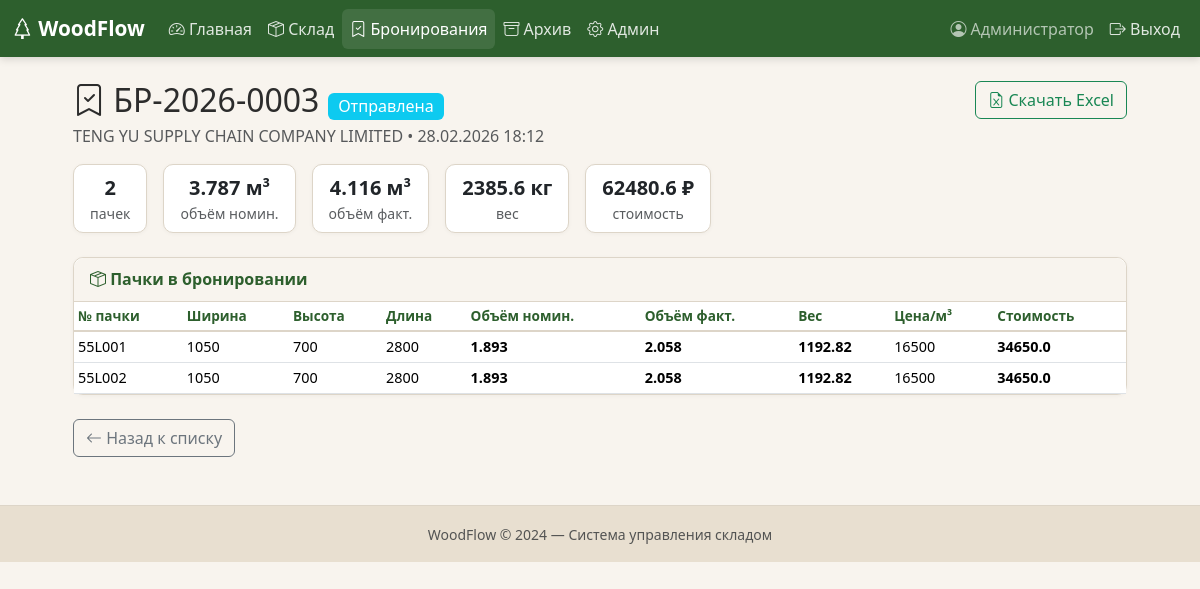
The app's page /bookings/3 (signed in) with its own data.
### models.py (models this page shows, shortened)
class User(UserMixin, db.Model):
    __tablename__ = "users"
    id = db.Column(db.Integer, primary_key=True)
    username = db.Column(db.String(80), unique=True, nullable=False)
    password_hash = db.Column(db.String(256), nullable=False)
    full_name = db.Column(db.String(150), default="")
    is_admin = db.Column(db.Boolean, default=False)
    is_active_user = db.Column(db.Boolean, default=True)
    created_at = db.Column(db.DateTime, default=datetime.now(UTC))
    @property
    def is_active(self):
        return self.is_active_user

class Booking(db.Model):
    __tablename__ = "bookings"
    id = db.Column(db.Integer, primary_key=True)
    number = db.Column(db.String(50), unique=True, nullable=False)
    company_name = db.Column(db.String(150), default="")
    adres = db.Column(db.String(250), default="")
    status = db.Column(db.String(20), default="активная")      # активная / отправлена / отменена
    notes = db.Column(db.Text, default="")
    created_at = db.Column(db.DateTime, default=datetime.now(UTC))
    created_by = db.Column(db.Integer, db.ForeignKey("users.id"))
    price_per_m3 = db.Column(db.Float, default=0)  # руб
    contract = db.Column(db.String(50), default="")
    packs = db.relationship("WoodPack", backref="booking", lazy=True)
    shipment = db.relationship("Shipment", backref="booking", uselist=False)
    @property
    def total_volume_nominal_for_tam(self):
        return round(sum(p.volume_nominal_for_tam for p in self.packs), 4)
    @property
    def total_volume_fact_for_tam(self):
        return round(sum(p.volume_fact_for_tam for p in self.packs), 4)
    @property
    def total_weight_nominal_for_tam(self):
        return self.total_volume_nominal_for_tam * pl
    @property
    def total_price(self):
        return round(self.total_volume_nominal_for_tam * self.price_per_m3 , 2)
    @property
    def pack_count(self):
        return len(self.packs)

class WoodPack(db.Model):
    __tablename__ = "wood_packs"
    id = db.Column(db.Integer, primary_key=True)
    number_pac = db.Column(db.String(16), default="", nullable=False)  # номер пачки
    grade = db.Column(db.String(5), default="")  # сорт
    width_fact_for_tam = db.Column(db.Float, nullable=False)  # мм ширина пачки
    width_fact_for_pok = db.Column(db.Float, nullable=True)  # мм ширина доски
    thickness_fact_for_tam = db.Column(db.Float, nullable=False)  # мм толщина пачки
    thickness_fact_for_pok = db.Column(db.Float, nullable=True)  # мм толщина доски
    length_nominal = db.Column(db.Float, nullable=True)  # мм длина доски
    length_fact = db.Column(db.Float, nullable=True)  # мм длина доски
    length_pack = db.Column(db.Float, nullable=False)  # мм длина пачки
    quantity = db.Column(db.Integer, nullable=True) # количество
    quantity_layers = db.Column(db.Integer, nullable=True) # количество слоёв
    quantity_in_layer = db.Column(db.Integer, nullable=True) # количество в слою
    @property
    def volume_fact_for_tam(self):
        return self.width_fact_for_tam * self.thickness_fact_for_tam * self.length_pack * (
                    10 ** (-9))   # м³
    @property
    def volume_nominal_for_tam(self):
        return self.volume_fact_for_tam * k_sh  # м³
    @property
    def weight_nominal_for_tam(self):
        return self.volume_nominal_for_tam * pl
    status = db.Column(db.String(20), default="на_складе")
    notes = db.Column(db.Text, default="")
    created_at = db.Column(db.DateTime, default=datetime.now(UTC))
    created_by = db.Column(db.Integer, db.ForeignKey("users.id"))
    booking_id = db.Column(db.Integer, db.ForeignKey("bookings.id"), nullable=True)

### app.py (the view)
@app.route("/bookings/<int:booking_id>")
@login_required
def booking_detail(booking_id):
    booking = db.session.get(Booking, booking_id)
    if not booking:
        flash("Бронирование не найдено.", "danger")
        return redirect(url_for("bookings"))
    available_packs = (
        WoodPack.query.filter_by(status="на_складе")
        .order_by(WoodPack.width_fact_for_pok, WoodPack.grade)
        .all()
    )
    return render_template(
        "booking_detail.html", booking=booking, available_packs=available_packs
    )

### app.py (called while the page is built)
@login_manager.user_loader
def load_user(user_id):
    return db.session.get(User, int(user_id))

### templates/booking_detail.html (shortened to what this page needs)
{% extends "base.html" %}
{% block content %}
<div class="row justify-content-center">
<div class="col-lg-11">
    <div class="d-flex justify-content-between align-items-start mb-3 flex-wrap gap-2">
        <div>
            <h2 class="mb-1">
                <i class="bi bi-bookmark-check"></i> {{ booking.number }}
                {% if booking.status == 'активная' %}
                <span class="badge bg-success fs-6">Активная</span>
                {% elif booking.status == 'отправлена' %}
                <span class="badge bg-info fs-6">Отправлена</span>
                {% else %}
                <span class="badge bg-secondary fs-6">Отменена</span>
                {% endif %}
            </h2>
            <p class="text-muted mb-0">
                {{ booking.company_name }} &bull;
                {{ booking.created_at.strftime('%d.%m.%Y %H:%M') }}
            </p>
        </div>
        {% if booking.shipment %}
        <a href="{{ url_for('booking_excel', booking_id=booking.id) }}" class="btn btn-outline-success">
            <i class="bi bi-file-earmark-excel"></i> Скачать Excel
        </a>
        {% endif %}
    </div>
    <div class="row g-3 mb-4">
        <div class="col-auto">
            <div class="card wf-card px-3 py-2 text-center">
                <div class="fw-bold fs-5">{{ booking.pack_count | int }}</div>
                <div class="small text-muted">пачек</div>
            </div>
        </div>
        <div class="col-auto">
            <div class="card wf-card px-3 py-2 text-center">
                <div class="fw-bold fs-5">{{ booking.total_volume_nominal_for_tam | round(3)}} м³</div>
                <div class="small text-muted">объём номин.</div>
            </div>
        </div>
        <div class="col-auto">
            <div class="card wf-card px-3 py-2 text-center">
                <div class="fw-bold fs-5">{{ booking.total_volume_fact_for_tam | round(3) }} м³</div>
                <div class="small text-muted">объём факт.</div>
            </div>
        </div>
        <div class="col-auto">
            <div class="card wf-card px-3 py-2 text-center">
                <div class="fw-bold fs-5">{{ booking.total_weight_nominal_for_tam | round(1) }} кг</div>
                <div class="small text-muted">вес</div>
            </div>
        </div>
        <div class="col-auto">
            <div class="card wf-card px-3 py-2 text-center">
                <div class="fw-bold fs-5">{{ booking.total_price | round(1) }} ₽</div>
                <div class="small text-muted">стоимость</div>
            </div>
        </div>
    </div>
    <div class="card wf-card mb-4">
        <div class="card-header wf-card-header">
            <i class="bi bi-box-seam"></i> Пачки в бронировании
        </div>
        <div class="table-responsive">
        <table class="table table-sm table-hover mb-0 align-middle">
            <thead class="wf-thead"><tr>
                <th>№ пачки</th><th>Ширина</th><th>Высота</th>
                <th>Длина</th><th>Объём номин.</th><th>Объём факт.</th><th>Вес</th><th>Цена/м³</th><th>Стоимость</th>
            </tr>
            </thead>
            <tbody>
            {% for p in booking.packs %}
            <tr>
                <td>{{ p.number_pac }}</td>
                <td>{{ p.width_fact_for_tam | int }}</td>
                <td>{{ p.thickness_fact_for_tam | int }}</td>
                <td>{{ p.length_pack | int }}</td>
                <td><b>{{ p.volume_nominal_for_tam | round(3) }}</b></td>
                <td><b>{{ p.volume_fact_for_tam | round(3) }}</b></td>
                <td><b>{{ p.weight_nominal_for_tam | round(2) }}</b></td>
                <td>{{ booking.price_per_m3 | int }}</td>
                <td><b>{{ booking.price_per_m3 * p.volume_fact_for_tam | round(1) }}</b></td>
            </tr>
            {% else %}
            <tr><td colspan="12" class="text-center text-muted py-3">Пачки не добавлены</td></tr>
            {% endfor %}
            </tbody>
        </table>
        </div>
    </div>
    <div class="mt-3">
        <a href="{{ url_for('bookings') }}" class="btn btn-outline-secondary">
            <i class="bi bi-arrow-left"></i> Назад к списку
        </a>
    </div>
</div>
</div>
{% endblock %}

### templates/base.html (shortened to what this page needs)
<!DOCTYPE html>
<html lang="ru">
<head>
    <link href="https://cdn.jsdelivr.net/npm/bootstrap@5.3.2/dist/css/bootstrap.min.css" rel="stylesheet">
    <link href="https://cdn.jsdelivr.net/npm/bootstrap-icons@1.11.1/font/bootstrap-icons.css" rel="stylesheet">
    <link href="{{ url_for('static', filename='css/style.css') }}" rel="stylesheet">
</head>
<body>
{% if current_user.is_authenticated %}
<nav class="navbar navbar-expand-lg navbar-dark wf-navbar">
    <div class="container-fluid">
        <a class="navbar-brand fw-bold" href="{{ url_for('dashboard') }}">
            <i class="bi bi-tree"></i> WoodFlow
        </a>
        <div class="collapse navbar-collapse" id="navMain">
            <ul class="navbar-nav me-auto">
                <li class="nav-item">
                    <a class="nav-link {% if request.endpoint == 'dashboard' %}active{% endif %}"
                       href="{{ url_for('dashboard') }}">
                        <i class="bi bi-speedometer2"></i> Главная
                    </a>
                </li>
                <li class="nav-item">
                    <a class="nav-link {% if 'stock' in request.endpoint|default('') %}active{% endif %}"
                       href="{{ url_for('stock') }}">
                        <i class="bi bi-box-seam"></i> Склад
                    </a>
                </li>
                <li class="nav-item">
                    <a class="nav-link {% if 'booking' in request.endpoint|default('') %}active{% endif %}"
                       href="{{ url_for('bookings') }}">
                        <i class="bi bi-bookmark-check"></i> Бронирования
                    </a>
                </li>
                <li class="nav-item">
                    <a class="nav-link {% if 'archive' in request.endpoint|default('') or 'shipment' in request.endpoint|default('') %}active{% endif %}"
                       href="{{ url_for('archive') }}">
                        <i class="bi bi-archive"></i> Архив
                    </a>
                </li>
                {% if current_user.is_admin %}
                <li class="nav-item">
                    <a class="nav-link {% if 'admin' in request.endpoint|default('') %}active{% endif %}"
                       href="{{ url_for('admin_users') }}">
                        <i class="bi bi-gear"></i> Админ
                    </a>
                </li>
                {% endif %}
            </ul>
            <ul class="navbar-nav">
                <li class="nav-item">
                    <span class="nav-link text-light opacity-75">
                        <i class="bi bi-person-circle"></i>
                        {{ current_user.full_name or current_user.username }}
                    </span>
                </li>
                <li class="nav-item">
                    <a class="nav-link" href="{{ url_for('logout') }}">
                        <i class="bi bi-box-arrow-right"></i> Выход
                    </a>
                </li>
            </ul>
        </div>
    </div>
</nav>
{% endif %}
<main class="container-fluid py-4 px-3 px-lg-4">
    {% block content %}{% endblock %}
</main>
<footer class="wf-footer text-center py-3 mt-4">
    <small class="text-muted">WoodFlow © {{ now().year if now is defined else "2024" }} — Система управления складом</small>
</footer>
</body>
</html>

### static/css/style.css (style rules this page uses)
:root { --wf-green: #2D5F2D; --wf-green-hover: #1E4D1E; --wf-green-light: #5B8C5A; --wf-beige: #F8F4EE; --wf-beige-dark: #E8DFD0; --wf-border: #DDD5C8; --wf-text: #2C2C2C; }
body { background-color: var(--wf-beige); color: var(--wf-text); font-family: 'Segoe UI', system-ui, -apple-system, sans-serif; }
.wf-navbar { background-color: var(--wf-green) !important; box-shadow: 0 2px 8px rgba(0,0,0,0.15); }
.wf-navbar .nav-link { color: rgba(255,255,255,0.85) !important; transition: color 0.2s; }
.wf-navbar .nav-link:hover, .wf-navbar .nav-link.active { color: #fff !important; background-color: rgba(255,255,255,0.1); border-radius: 6px; }
.wf-navbar .navbar-brand { color: #fff !important; font-size: 1.3rem; }
.wf-card { background: #fff; border: 1px solid var(--wf-border); border-radius: 10px; box-shadow: 0 1px 4px rgba(0,0,0,0.04); }
.wf-card-header { background-color: var(--wf-beige); border-bottom: 1px solid var(--wf-border); font-weight: 600; padding: 0.6rem 1rem; border-radius: 10px 10px 0 0 !important; color: var(--wf-green); }
.wf-thead { background-color: var(--wf-beige); }
.wf-thead th { font-weight: 600; font-size: 0.85rem; color: var(--wf-green); border-bottom: 2px solid var(--wf-border) !important; white-space: nowrap; }
.table td { font-size: 0.9rem; vertical-align: middle; }
.wf-footer { background-color: var(--wf-beige-dark); border-top: 1px solid var(--wf-border); }
.badge { font-weight: 500; }

### records on screen
User: full_name "Администратор"
Booking: number "БР-2026-0003", company_name "TENG YU SUPPLY CHAIN COMPANY LIMITED", created_at "28.02.2026 18:12", price_per_m3 "16500", booking.price_per_m3*p.volume_fact_for_tam|round(1) "34650.0"
WoodPack: total_volume_nominal_for_tam "3.787", total_volume_fact_for_tam "4.116", total_weight_nominal_for_tam "2385.6", total_price "62480.6", number_pac "55L001", width_fact_for_tam "1050", thickness_fact_for_tam "700", length_pack "2800", volume_nominal_for_tam "1.893", volume_fact_for_tam "2.058", weight_nominal_for_tam "1192.82"
WoodPack: number_pac "55L002", width_fact_for_tam "1050", thickness_fact_for_tam "700", length_pack "2800", volume_nominal_for_tam "1.893", volume_fact_for_tam "2.058", weight_nominal_for_tam "1192.82"

### other values on screen
{{ booking.pack_count | int }} "2"
